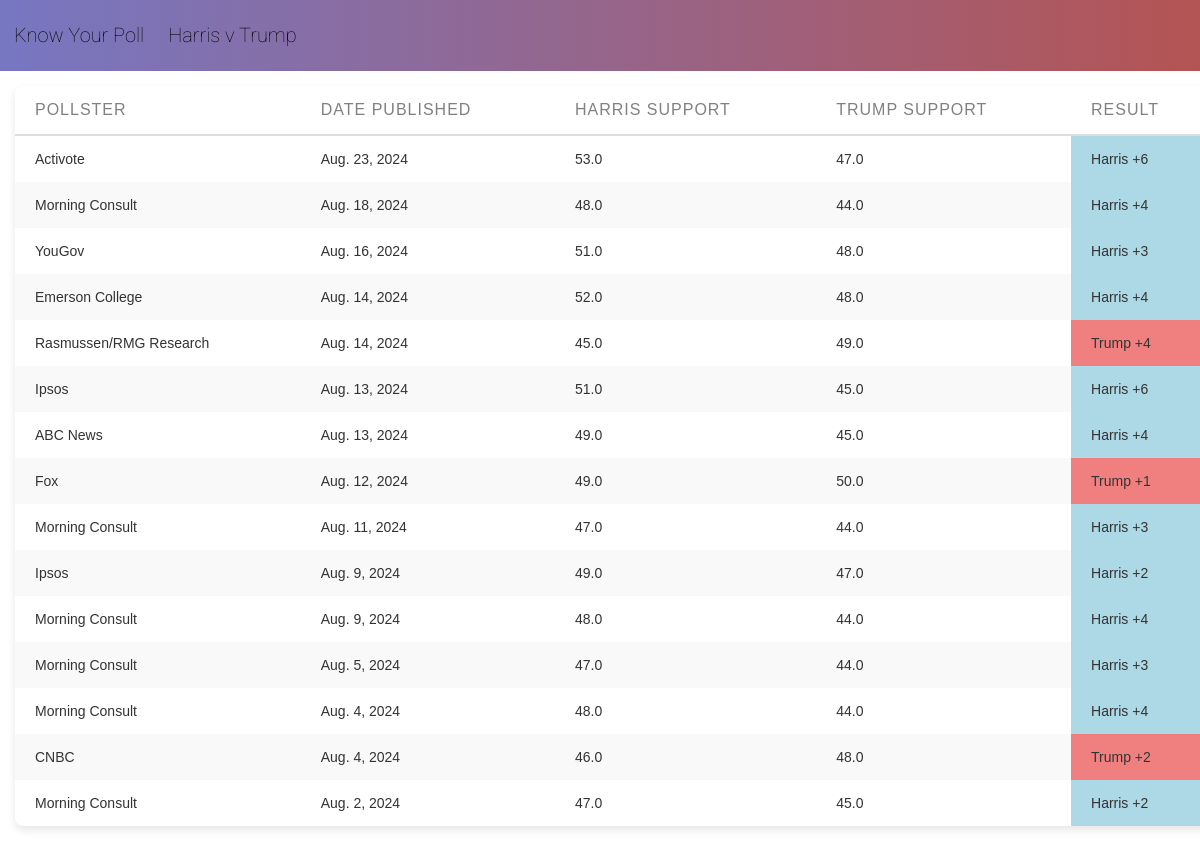
/, run on an earlier commit of the app's database.
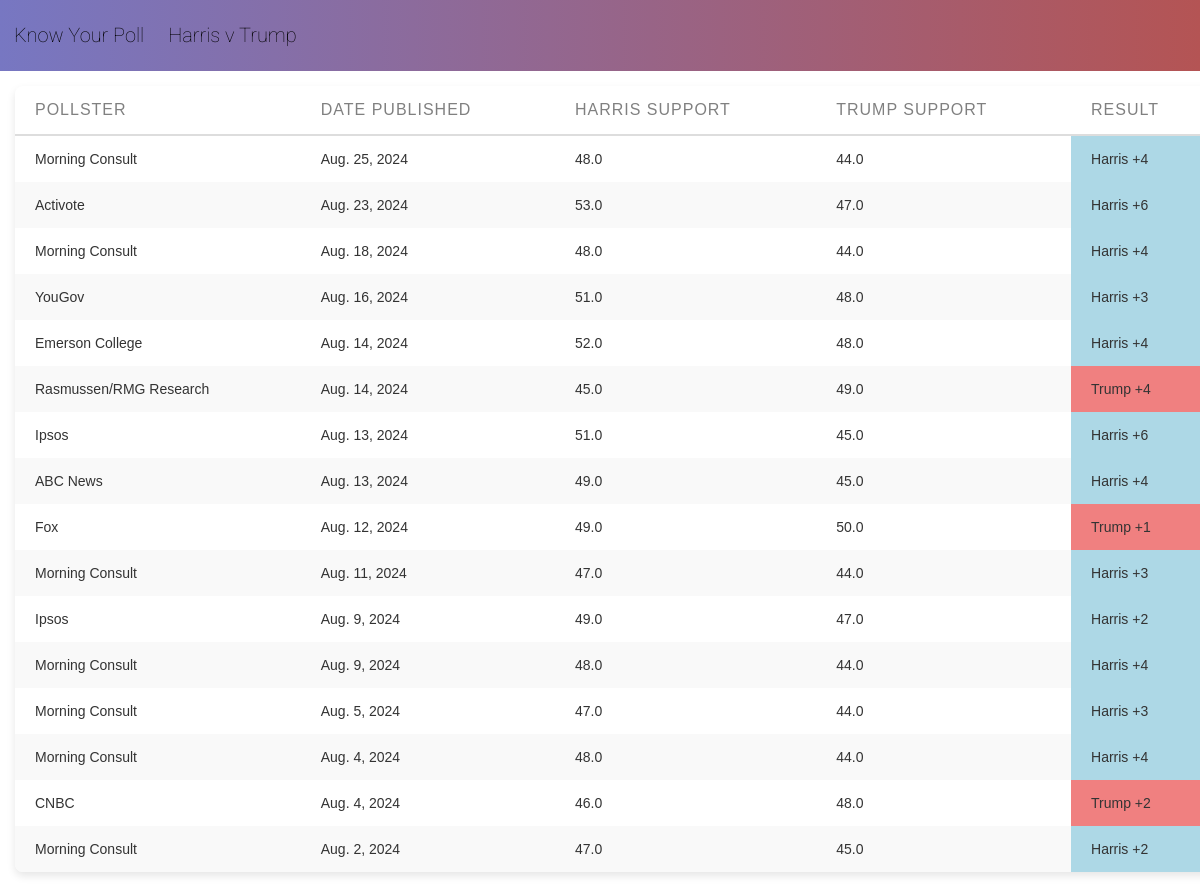
And on a later commit of the database.
### main/models.py (models this page shows, shortened)
class Poll(models.Model):
    harris_support = models.FloatField(null=False)
    trump_support = models.FloatField(null=False)
    third_party_support = models.FloatField(null=True, blank=True)
    region = models.CharField(null=False,max_length=50)
    date_published = models.DateField()
    link_to_poll = models.URLField(null=True)
    type_of_voters = models.CharField(max_length=50)
    number_of_respondents = models.IntegerField()
    pollster = models.ForeignKey(Pollster, on_delete=models.CASCADE,related_name="polls") #if pollster is deleted, models.CASCADE makes it so all polls by said pollster are also deleted.
    margin = models.IntegerField()

class Pollster(models.Model):
    name_of_pollster = models.CharField(max_length=75)
    info = models.TextField()
    quality_of_pollster = models.IntegerField(validators=[MinValueValidator(1), MaxValueValidator(5)])

### main/views.py (the view)
# urls.py: path("", views.Homepage.as_view(),name="home"),
class Homepage(ListView):
    template_name = "main/home_page.html"
    model = Poll
    context_object_name = "polls"
    def get_queryset(self):
        base_query = super().get_queryset()
        data = base_query.filter(third_party_support__isnull=True).order_by("-date_published")
        return data

### main/templates/main/home_page.html (shortened to what this page needs)
{% extends "main/base.html" %}
{% load static %}
{% block css_styles %}
  <link rel="stylesheet" href="{% static "main/homepage.css" %}">
{% endblock %}
{% block content %}
<div class="header-container">
  <div id ="main-nav">
    <h1><a href="{% url "home"%}" style="text-decoration:none;">Know Your Poll</a></h1>
  </div>
  <div class="h2h">
    <h1>Harris v Trump</h1>
  </div>
</div>
<table>
    <thead>
        <tr>
            <th>Pollster</th>
            <th>Date Published</th>
            <th>Harris Support</th>
            <th>Trump Support</th>
            <th>Result</th>
        </tr>
    </thead>
    <tbody>
        {% for poll in polls %}
        <tr>
            <td>{{ poll.pollster.name_of_pollster }}</td>
            <td>{{ poll.date_published }}</td>
            <td>{{ poll.harris_support }}</td>
            <td>{{ poll.trump_support }}</td>
            <td
                {% if poll.harris_support > poll.trump_support %}
                    style="background-color: lightblue;"
                {% elif poll.harris_support < poll.trump_support %}
                    style="background-color: lightcoral;"
                {% endif %}
            >
                {% if poll.harris_support > poll.trump_support %}
                    Harris +{{ poll.margin }}
                {% elif poll.harris_support < poll.trump_support %}
                    Trump +{{ poll.margin }}
                {% else %}
                    EVEN
                {% endif %}
            </td>
        </tr>
        {% endfor %}
    </tbody>
</table>
{% endblock %}

What changed in the data, as far as the page shows it:
added Poll: pollster.name_of_pollster "Morning Consult", date_published "Aug. 25, 2024", harris_support "48.0", trump_support "44.0", margin "4"
